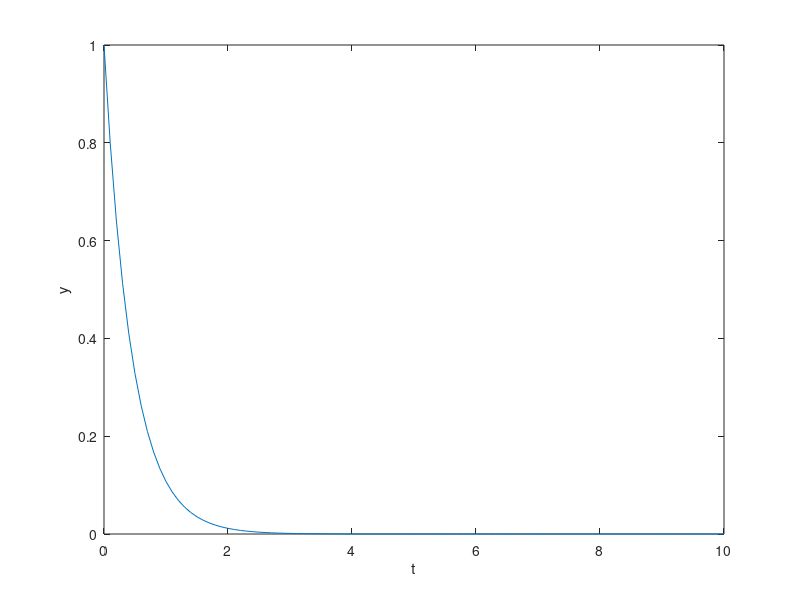

This figure's MATLAB source:
function fwdEuler_exercise
    %Purpose: to demonstrate forward euler method
    %fill in where "%%" exist
    dT= 0.1; %delta tau
    maxT= 10; %max t
    X_init= 1; %initial x value
    t=0:dT:maxT;
    X=zeros(size(t));
    numIter=(maxT/dT); %number of iterations
    X(1)= X_init;
    for i=1:numIter
        X(i+1)=X(i)+f(X(i))*dT;
    end
    X(end);
    plot(t, X)
    xlabel('t')
    ylabel('y')
    
    function dx_dt=f(x)
        gamma=2;
        dx_dt= -gamma *x;
    end
end